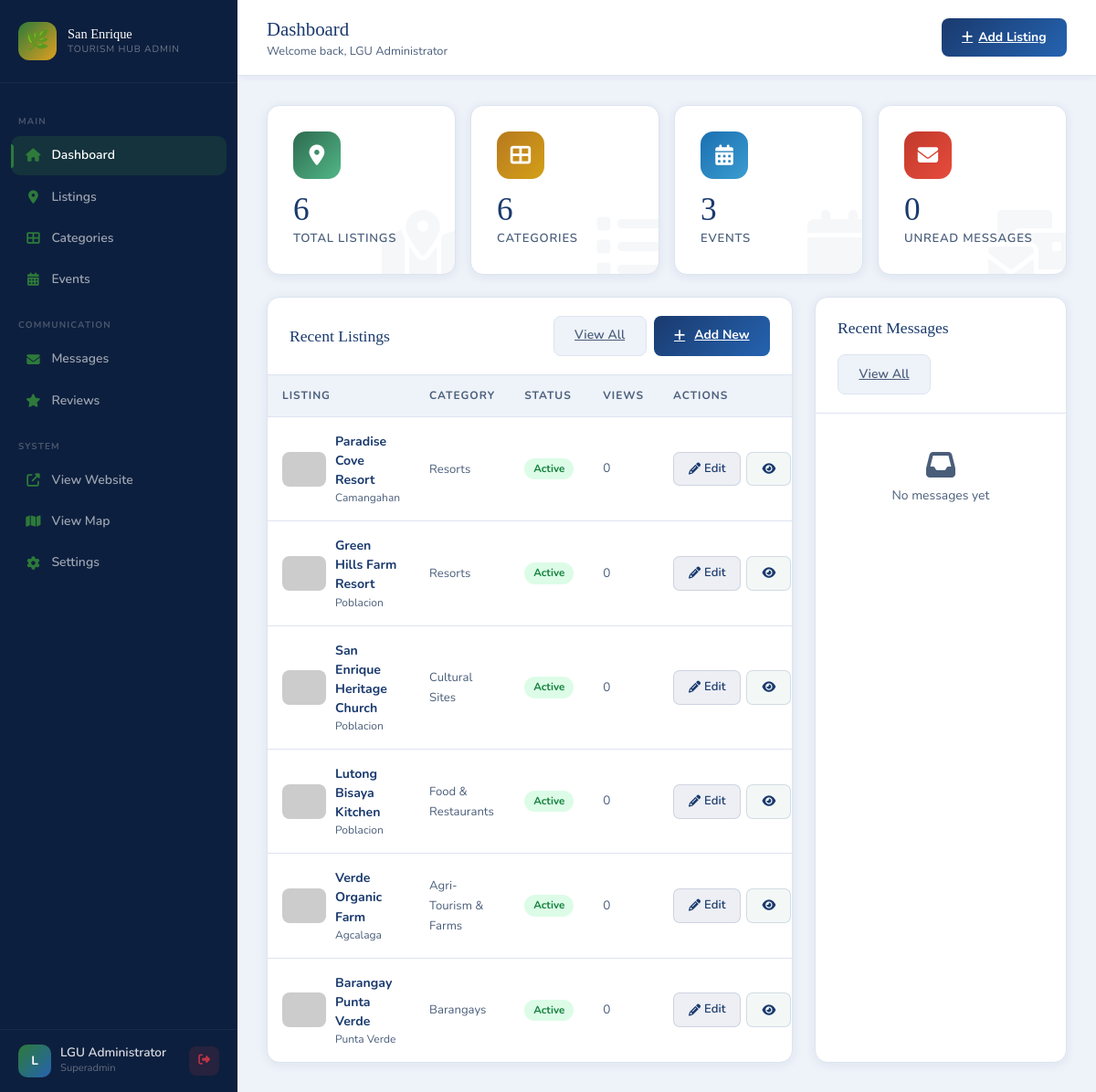
Page /admin/dashboard.php (signed in) on the earlier database version.
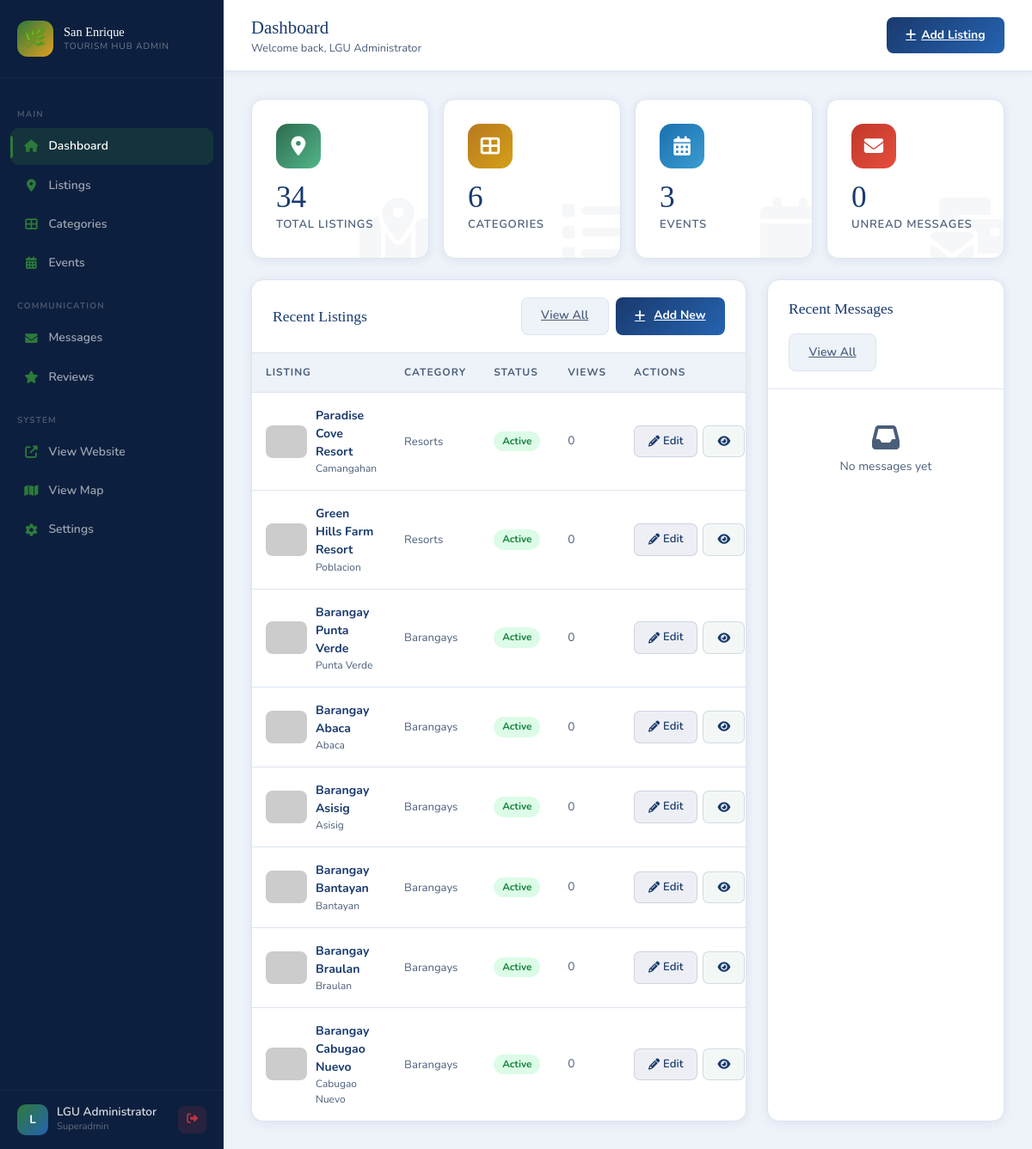
Same page on the later database version.
### tables this page shows
CREATE TABLE IF NOT EXISTS listings (
    id INT AUTO_INCREMENT PRIMARY KEY,
    category_id INT NOT NULL,
    name VARCHAR(200) NOT NULL,
    slug VARCHAR(200) NOT NULL UNIQUE,
    description TEXT,
    address TEXT,
    barangay VARCHAR(100),
    contact VARCHAR(100),
    email VARCHAR(150),
    website VARCHAR(255),
    latitude DECIMAL(10, 8),
    longitude DECIMAL(11, 8),
    featured_image VARCHAR(500),
    gallery TEXT,
    video VARCHAR(512) DEFAULT '',
    operating_hours VARCHAR(255),
    entrance_fee VARCHAR(100),
    amenities TEXT,
    status ENUM('active','inactive','pending') DEFAULT 'active',
    is_featured TINYINT(1) DEFAULT 0,
    views INT DEFAULT 0,
    rating DECIMAL(3,2) DEFAULT 0.00,
    created_at TIMESTAMP DEFAULT CURRENT_TIMESTAMP,
    updated_at TIMESTAMP DEFAULT CURRENT_TIMESTAMP ON UPDATE CURRENT_TIMESTAMP,
    FOREIGN KEY (category_id) REFERENCES categories(id) ON DELETE CASCADE
);

CREATE TABLE IF NOT EXISTS categories (
    id INT AUTO_INCREMENT PRIMARY KEY,
    name VARCHAR(100) NOT NULL,
    slug VARCHAR(100) NOT NULL UNIQUE,
    icon VARCHAR(50) DEFAULT 'fas fa-map-marker-alt',
    color VARCHAR(20) DEFAULT '#2d6a4f',
    created_at TIMESTAMP DEFAULT CURRENT_TIMESTAMP
);

### includes/auth.php (called while the page is built, shortened)
<?php
function currentAdmin()
{
    return [
        'id' => $_SESSION['admin_id'] ?? null,
        'name' => $_SESSION['admin_name'] ?? '',
        'role' => $_SESSION['admin_role'] ?? '',
        'username' => $_SESSION['admin_username'] ?? ''
    ];
}
?>

### includes/functions.php (called while the page is built, shortened)
<?php
require_once __DIR__ . '/auth.php';
function getStats()
{
    $db = getDB();
    $stats = [];
    $stats['listings'] = $db->query("SELECT COUNT(*) as c FROM listings WHERE status='active'")->fetch_assoc()['c'];
    $stats['categories'] = $db->query("SELECT COUNT(*) as c FROM categories")->fetch_assoc()['c'];
    $stats['events'] = $db->query("SELECT COUNT(*) as c FROM events WHERE status='active'")->fetch_assoc()['c'];
    $stats['barangays'] = $db->query("SELECT COUNT(DISTINCT barangay) as c FROM listings WHERE status='active'")->fetch_assoc()['c'];
    return $stats;
}
?>

### admin/dashboard.php (the view, shortened to what this page needs)
<?php
require_once '../includes/functions.php';
$admin = currentAdmin();
$stats = getStats();
$db = getDB();
$recentListings = $db->query("SELECT l.*, c.name as cat_name FROM listings l JOIN categories c ON l.category_id = c.id ORDER BY l.created_at DESC LIMIT 8")->fetch_all(MYSQLI_ASSOC);
$recentMessages = $db->query("SELECT * FROM messages ORDER BY created_at DESC LIMIT 5")->fetch_all(MYSQLI_ASSOC);
$unreadMsgs = $db->query("SELECT COUNT(*) as c FROM messages WHERE is_read = 0")->fetch_assoc()['c'];
?>
<!DOCTYPE html>
<html lang="en">
<head>
  <link rel="stylesheet" href="https://cdnjs.cloudflare.com/ajax/libs/font-awesome/6.4.0/css/all.min.css">
  <link href="https://cdn.jsdelivr.net/npm/bootstrap@5.3.0/dist/css/bootstrap.min.css" rel="stylesheet">
  <link rel="stylesheet" href="../assets/css/admin.css">
</head>
<body>
  <aside class="admin-sidebar" id="adminSidebar">
    <div class="sidebar-brand">
      <div class="brand-logo">🌿</div>
      <div>
        <div class="brand-text">San Enrique</div>
        <div class="brand-sub">Tourism Hub Admin</div>
      </div>
    </div>
    <nav class="sidebar-nav">
      <div class="nav-section-label">Main</div>
      <a href="dashboard.php" class="admin-nav-link active">
        <i class="fas fa-home"></i> Dashboard
      </a>
      <a href="listings.php" class="admin-nav-link">
        <i class="fas fa-map-marker-alt"></i> Listings
      </a>
      <a href="categories.php" class="admin-nav-link">
        <i class="fas fa-th-large"></i> Categories
      </a>
      <a href="events.php" class="admin-nav-link">
        <i class="fas fa-calendar-alt"></i> Events
      </a>
      <div class="nav-section-label">Communication</div>
      <a href="messages.php" class="admin-nav-link">
        <i class="fas fa-envelope"></i> Messages
      </a>
      <a href="reviews.php" class="admin-nav-link">
        <i class="fas fa-star"></i> Reviews
      </a>
      <div class="nav-section-label">System</div>
      <a href="../index.php" class="admin-nav-link" target="_blank">
        <i class="fas fa-external-link-alt"></i> View Website
      </a>
      <a href="../map.php" class="admin-nav-link" target="_blank">
        <i class="fas fa-map"></i> View Map
      </a>
      <a href="settings.php" class="admin-nav-link">
        <i class="fas fa-cog"></i> Settings
      </a>
    </nav>
    <div class="sidebar-footer">
      <div class="sidebar-user">
        <div class="user-avatar"><?= strtoupper(substr($admin['name'], 0, 1)) ?></div>
        <div>
          <div class="user-name"><?= htmlspecialchars($admin['name']) ?></div>
          <div class="user-role"><?= ucfirst($admin['role']) ?></div>
        </div>
        <a href="logout.php" class="btn-logout" title="Logout">
          <i class="fas fa-sign-out-alt"></i>
        </a>
      </div>
    </div>
  </aside>
  <div class="admin-content">
    <div class="admin-topbar">
      <div>
        <span class="topbar-title">Dashboard</span>
        <div class="topbar-breadcrumb">Welcome back, <?= htmlspecialchars($admin['name']) ?></div>
      </div>
      <div class="topbar-actions">
        <a href="listings.php?action=add" class="btn-admin-primary">
          <i class="fas fa-plus"></i> Add Listing
        </a>
      </div>
    </div>
    <div class="admin-main">
      <div class="row g-3 mb-4">
        <div class="col-6 col-md-3">
          <div class="dash-stat-card">
            <div class="stat-icon" style="background:linear-gradient(135deg,#2d6a4f,#52b788);">
              <i class="fas fa-map-marker-alt"></i>
            </div>
            <div class="stat-value"><?= $stats['listings'] ?></div>
            <div class="stat-name">Total Listings</div>
            <i class="fas fa-map-marked-alt stat-bg-icon"></i>
          </div>
        </div>
        <div class="col-6 col-md-3">
          <div class="dash-stat-card">
            <div class="stat-icon" style="background:linear-gradient(135deg,#b7791f,#d4a017);">
              <i class="fas fa-th-large"></i>
            </div>
            <div class="stat-value"><?= $stats['categories'] ?></div>
            <div class="stat-name">Categories</div>
            <i class="fas fa-list stat-bg-icon"></i>
          </div>
        </div>
        <div class="col-6 col-md-3">
          <div class="dash-stat-card">
            <div class="stat-icon" style="background:linear-gradient(135deg,#1b6fb0,#3b9dd1);">
              <i class="fas fa-calendar-alt"></i>
            </div>
            <div class="stat-value"><?= $stats['events'] ?></div>
            <div class="stat-name">Events</div>
            <i class="fas fa-calendar stat-bg-icon"></i>
          </div>
        </div>
        <div class="col-6 col-md-3">
          <div class="dash-stat-card">
            <div class="stat-icon" style="background:linear-gradient(135deg,#c0392b,#e74c3c);">
              <i class="fas fa-envelope"></i>
            </div>
            <div class="stat-value"><?= $unreadMsgs ?></div>
            <div class="stat-name">Unread Messages</div>
            <i class="fas fa-mail-bulk stat-bg-icon"></i>
          </div>
        </div>
      </div>
      <div class="row g-4">
        <div class="col-lg-8">
          <div class="admin-table-wrap">
            <div class="admin-table-header">
              <div class="admin-table-title">Recent Listings</div>
              <div class="d-flex gap-2">
                <a href="listings.php" class="btn-admin-secondary">View All</a>
                <a href="listings.php?action=add" class="btn-admin-primary"><i class="fas fa-plus me-1"></i> Add New</a>
              </div>
            </div>
            <div style="overflow-x:auto;">
              <table class="admin-table">
                <thead>
                  <tr>
                    <th>Listing</th>
                    <th>Category</th>
                    <th>Status</th>
                    <th>Views</th>
                    <th>Actions</th>
                  </tr>
                </thead>
                <tbody>
                  <?php foreach ($recentListings as $listing): ?>
                    <tr>
                      <td>
                        <div style="display:flex;align-items:center;gap:10px;">
                          <img
                            src="<?= $listing['featured_image'] ?: 'https://placehold.co/48x38/1b4332/ffffff?text=?' ?>"
                            class="listing-thumb" alt=""
                            onerror="this.src='https://placehold.co/48x38/1b4332/ffffff?text=?'">
                          <div>
                            <div style="font-weight:700;font-size:0.88rem;color:var(--primary);">
                              <?= htmlspecialchars($listing['name']) ?></div>
                            <div style="font-size:0.75rem;color:var(--text-muted);">
                              <?= htmlspecialchars($listing['barangay'] ?: 'N/A') ?></div>
                          </div>
                        </div>
                      </td>
                      <td><span
                          style="font-size:0.82rem;color:var(--text-muted);"><?= htmlspecialchars($listing['cat_name']) ?></span>
                      </td>
                      <td><span class="status-badge <?= $listing['status'] ?>"><?= ucfirst($listing['status']) ?></span>
                      </td>
                      <td style="font-size:0.85rem;color:var(--text-muted);"><?= number_format($listing['views']) ?></td>
                      <td>
                        <div style="display:flex;gap:6px;">
                          <a href="listings.php?action=edit&id=<?= $listing['id'] ?>" class="btn-admin-edit">
                            <i class="fas fa-pencil-alt"></i> Edit
                          </a>
                          <a href="listing_view.php?slug=<?= urlencode($listing['slug']) ?>" class="btn-admin-edit"
                            style="background:rgba(27,111,100,0.05);" title="Preview (Admin View)">
                            <i class="fas fa-eye"></i>
                          </a>
                        </div>
                      </td>
                    </tr>
                  <?php endforeach; ?>
                </tbody>
              </table>
            </div>
          </div>
        </div>
        <div class="col-lg-4">
          <div class="admin-table-wrap" style="height:100%;">
            <div class="admin-table-header">
              <div class="admin-table-title">Recent Messages</div>
              <a href="messages.php" class="btn-admin-secondary">View All</a>
            </div>
            <div style="padding:0.5rem;">
              <?php if ($recentMessages): ?>
                <?php foreach ($recentMessages as $msg): ?>
                  <div
                    style="padding:0.85rem;border-radius:10px;margin-bottom:4px;background:<?= $msg['is_read'] ? 'transparent' : 'var(--content-bg)' ?>;border:1px solid var(--border);transition:var(--transition);">
                    <div style="display:flex;justify-content:space-between;align-items:flex-start;gap:0.5rem;">
                      <div>
                        <div style="font-weight:700;font-size:0.87rem;color:var(--primary);">
                          <?= htmlspecialchars($msg['name']) ?></div>
                        <div style="font-size:0.78rem;color:var(--text-muted);margin-top:2px;">
                          <?= htmlspecialchars(substr($msg['subject'], 0, 35)) ?>...</div>
                      </div>
                      <?php if (!$msg['is_read']): ?>
                        <span
                          style="background:var(--accent);width:8px;height:8px;border-radius:50%;flex-shrink:0;margin-top:4px;"></span>
                      <?php endif; ?>
                    </div>
                    <div style="font-size:0.72rem;color:var(--gray-500);margin-top:4px;">
                      <?= date('M j, Y', strtotime($msg['created_at'])) ?></div>
                  </div>
                <?php endforeach; ?>
              <?php else: ?>
                <div style="text-align:center;padding:2rem;color:var(--text-muted);font-size:0.87rem;">
                  <i class="fas fa-inbox"
                    style="font-size:2rem;color:var(--gray-200);display:block;margin-bottom:0.5rem;"></i>
                  No messages yet
                </div>
              <?php endif; ?>
            </div>
          </div>
        </div>
      </div>
    </div>
  </div>
</body>
</html>

Differences in the rows shown:
no longer on this page (row unchanged): listings: name "San Enrique Heritage Church", barangay "Poblacion", category.name "Cultural Sites", status "Active", views "0"
no longer on this page (row unchanged): listings: name "Lutong Bisaya Kitchen", barangay "Poblacion", category.name "Food & Restaurants", status "Active", views "0"
no longer on this page (row unchanged): listings: name "Verde Organic Farm", barangay "Agcalaga", category.name "Agri-Tourism & Farms", status "Active", views "0"
added listings: name "Barangay Abaca", barangay "Abaca", category.name "Barangays", status "Active", views "0"
added listings: name "Barangay Asisig", barangay "Asisig", category.name "Barangays", status "Active", views "0"
added listings: name "Barangay Bantayan", barangay "Bantayan", category.name "Barangays", status "Active", views "0"
added listings: name "Barangay Braulan", barangay "Braulan", category.name "Barangays", status "Active", views "0"
added listings: name "Barangay Cabugao Nuevo", barangay "Cabugao Nuevo", category.name "Barangays", status "Active", views "0"
Other differences:
$stats['listings']: "6" → "34"
